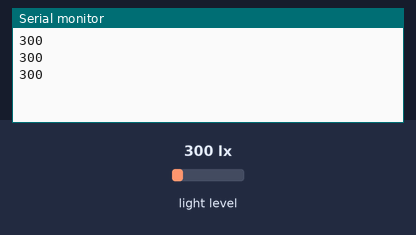
Bench run of a sketch on a simulated Arduino Uno, built with avr-gcc and run on an emulated ATmega328P. On the bench: the last lines printed to the serial monitor. The test bench sets the inputs (shaded band); at power-on: light level 300 lx.

Above: at 1.3 s.
1.4 s: light level set to 40 lx
At 1.9 s:
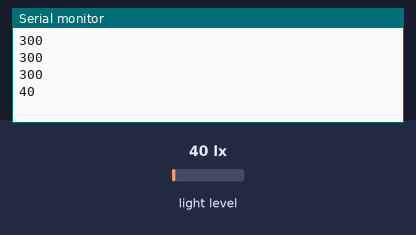
2.9 s: light level set to 500 lx
At 3.4 s:
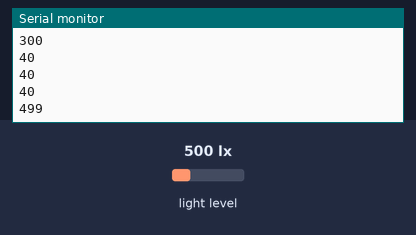
Timing chart, 0 to 5.9 s (numbered marks = the images above; inputs shaded):
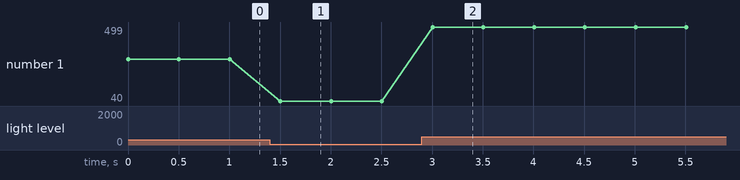

The sketch:

BrightnessMonitor.ino
```cpp
/*
  SDA -> A4
  SCL -> A5
*/

#include <Wire.h>
#include <BH1750.h>

BH1750 lightMeter(0x23);
uint16_t lux;

void setup() {
  Serial.begin(9600);
  lightMeter.begin(BH1750_CONTINUOUS_HIGH_RES_MODE);
}

void loop() {
  lux = lightMeter.readLightLevel();
  Serial.println(lux);
  delay(500);
}
```

Measured:
- after the input at 1.4 s, the serial monitor: prints a new line after 0.10 s (image 1)
- after the input at 2.9 s, the serial monitor: prints a new line after 0.11 s (image 2)
- plotted number 1: 300 → 40 after the input at 1.4 s, 40 → 499 after the input at 2.9 s
